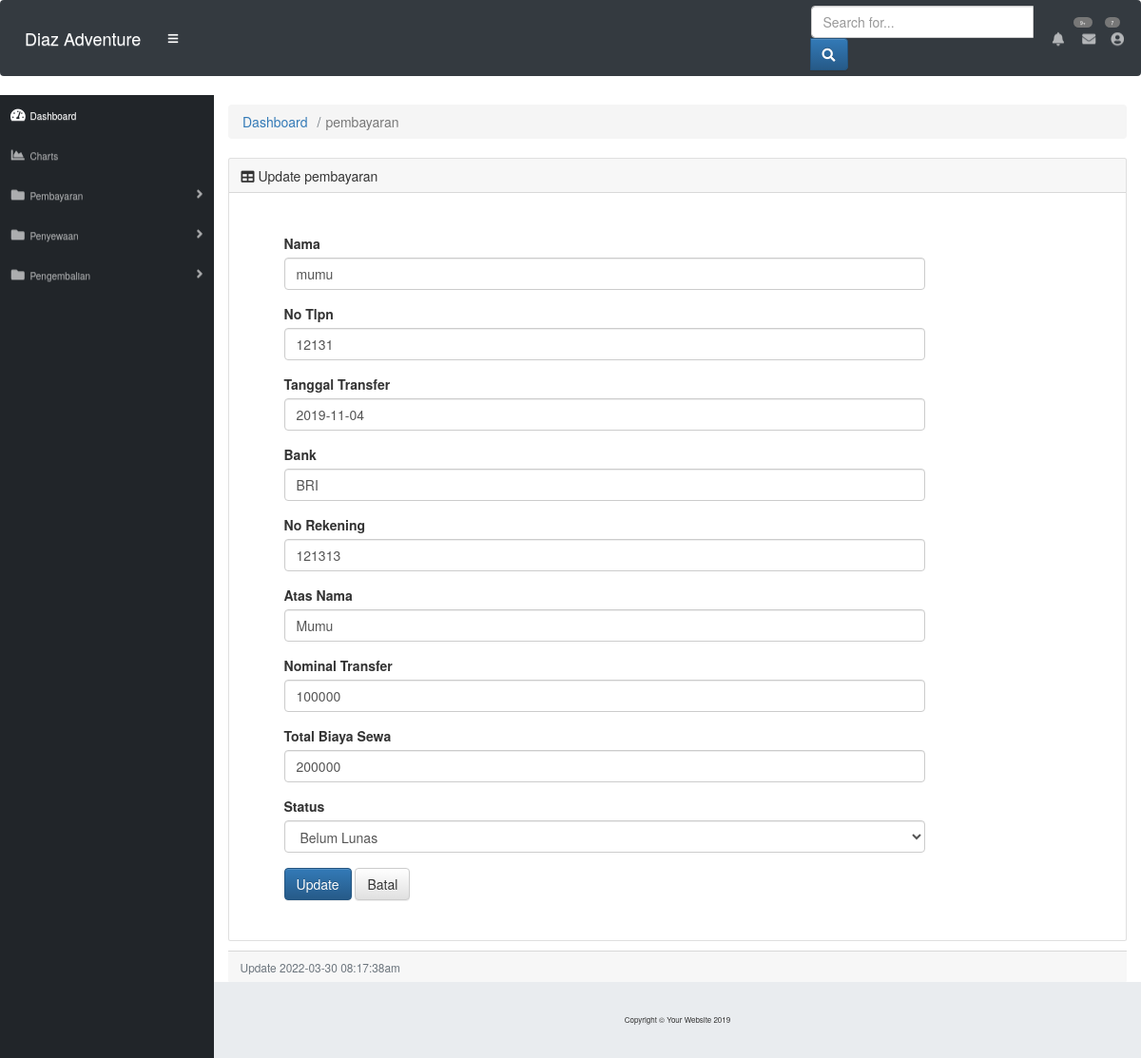
The page /pembayaran/edit/1 on the database its author committed.
### tables this page shows
CREATE TABLE `pembayaran` (
  `id_pembayaran` int(11) NOT NULL,
  `nama` varchar(80) NOT NULL,
  `no_tlpn` int(80) NOT NULL,
  `tgl_transfer` date NOT NULL,
  `bank` varchar(80) NOT NULL,
  `no_rekening` int(80) DEFAULT NULL,
  `atas_nama` varchar(100) NOT NULL,
  `nominal_tf` int(80) NOT NULL,
  `biaya_sewa` int(80) NOT NULL,
  `bukti_tf` varchar(255) NOT NULL,
  `status` varchar(80) NOT NULL
);

### application/controllers/pembayaran.php (called while the page is built, shortened)
<?php
class pembayaran extends CI_Controller {
	 function __construct()
	{
		$this->load->model('m_pembayaran');
	}
    public function edit($kode = 0){
		$this->load->model('m_pembayaran');
		$data_soal = $this->m_pembayaran->Ambil("where id_pembayaran = '$kode'")->result_array();
		$data = array(
			'id_pembayaran' => $data_soal[0]['id_pembayaran'],
			'nama' => $data_soal[0]['nama'],
			'no_tlpn' => $data_soal[0]['no_tlpn'],
			'tgl_transfer' => $data_soal[0]['tgl_transfer'],
			'bank' => $data_soal[0]['bank'],
			'no_rekening' => $data_soal[0]['no_rekening'],
			'atas_nama' => $data_soal[0]['atas_nama'],
			'nominal_tf' => $data_soal[0]['nominal_tf'],
			'biaya_sewa' => $data_soal[0]['biaya_sewa'],
			'bukti_tf' => $data_soal[0]['bukti_tf'],
			'status' => $data_soal[0]['status'],
		);
		$this->load->view('admin/v_laporan_pembayaran', $data);
	}
}

### index.php (called while the page is built, shortened)
<?php
require_once BASEPATH.'core/CodeIgniter.php';

### application/models/m_pembayaran.php (called while the page is built, shortened)
<?php
class M_pembayaran extends CI_Model {
	public function Ambil($where= "") {
      $data = $this->db->query('select * from pembayaran '.$where);
      return $data;
  }
}

### application/views/admin/v_laporan_pembayaran.php (the view, shortened to what this page needs)
<!DOCTYPE html>
<html lang="en">
<head>
  <link href="<?php echo base_url().'assets/sbadmin/vendor/fontawesome-free/css/all.min.css'?>" rel="stylesheet" type="text/css">
  <link href="<?php echo base_url().'assets/sbadmin/vendor/datatables/dataTables.bootstrap4.css'?>" rel="stylesheet" >
  <link href="<?php echo base_url().'assets/sbadmin/css/sb-admin.css'?>" rel="stylesheet">
	<link rel="stylesheet" href="https://maxcdn.bootstrapcdn.com/bootstrap/3.3.6/css/bootstrap.min.css">
	<link rel="stylesheet" href="https://maxcdn.bootstrapcdn.com/bootstrap/3.3.6/css/bootstrap-theme.min.css">
</head>
	<body id="page-top">
	<nav class="navbar navbar-expand navbar-dark bg-dark static-top">
    <a class="navbar-brand mr-1" href="#">Diaz Adventure</a>
    <button class="btn btn-link btn-sm text-white order-1 order-sm-0" id="sidebarToggle" href="#">
      <i class="fas fa-bars"></i>
    </button>
    <form class="d-none d-md-inline-block form-inline ml-auto mr-0 mr-md-3 my-2 my-md-0">
      <div class="input-group">
      <input type="text" class="form-control" placeholder="Search for..." aria-label="Search" aria-describedby="basic-addon2">
      <div class="input-group-append">
        <button class="btn btn-primary" type="button">
        <i class="fas fa-search"></i>
        </button>
        </div>
      </div>
    </form>
    <ul class="navbar-nav ml-auto ml-md-0">
      <li class="nav-item dropdown no-arrow mx-1">
        <a class="nav-link dropdown-toggle" href="#" id="alertsDropdown" role="button" data-toggle="dropdown" aria-haspopup="true" aria-expanded="false">
        <i class="fas fa-bell fa-fw"></i>
        <span class="badge badge-danger">9+</span>
        </a>
      </li>
      <li class="nav-item dropdown no-arrow mx-1">
        <a class="nav-link dropdown-toggle" href="#" id="messagesDropdown" role="button" data-toggle="dropdown" aria-haspopup="true" aria-expanded="false">
          <i class="fas fa-envelope fa-fw"></i>
          <span class="badge badge-danger">7</span>
        </a>
      </li>
      <li class="nav-item dropdown no-arrow">
        <a class="nav-link dropdown-toggle" href="#" id="userDropdown" role="button" data-toggle="dropdown" aria-haspopup="true" aria-expanded="false">
          <i class="fas fa-user-circle fa-fw"></i>
        </a>
      </li>
    </ul>
</nav>
	<div id="wrapper">
	<ul class="sidebar navbar-nav">
      <li class="nav-item active">
        <a class="nav-link" href="<?php echo site_url('Dasboard/admin') ?>">
          <i class="fas fa-fw fa-tachometer-alt"></i>
          <span>Dashboard</span>
        </a>
      </li>
	  <li class="nav-item">
        <a class="nav-link" href="#">
          <i class="fas fa-fw fa-chart-area"></i>
          <span>Charts</span></a>
      </li>
      <li class="nav-item dropdown">
        <a class="nav-link dropdown-toggle" href="#" id="pagesDropdown" role="button" data-toggle="dropdown" aria-haspopup="true" aria-expanded="false">
          <i class="fas fa-fw fa-folder"></i>
          <span>Pembayaran</span>
        </a>
      </li>
      <li class="nav-item dropdown">
        <a class="nav-link dropdown-toggle" href="#" id="pagesDropdown" role="button" data-toggle="dropdown" aria-haspopup="true" aria-expanded="false">
          <i class="fas fa-fw fa-folder"></i>
          <span>Penyewaan</span>
        </a>
      </li>
	   <li class="nav-item dropdown">
        <a class="nav-link dropdown-toggle" href="#" id="pagesDropdown" role="button" data-toggle="dropdown" aria-haspopup="true" aria-expanded="false">
          <i class="fas fa-fw fa-folder"></i>
          <span>Pengembalian</span>
        </a>
      </li>
    </ul>
	<div id="content-wrapper">
    <div class="container-fluid">
        <ol class="breadcrumb">
          <li class="breadcrumb-item">
            <a href="#">Dashboard</a>
          </li>
          <li class="breadcrumb-item active">pembayaran</li>
        </ol>
        <div class="card mb-3">
          <div class="card-header">
            <i class="fas fa-table"></i>
            Update pembayaran</div>
        <div class="card-body">
            <div class="table-responsive">
    <div class="col-md-10">
		<div class="row">
		  		<div class="col-md-12">
		  			<div class="content-box-large">
	<div class="panel-body">
		<form role="form" action="<?php echo base_url(); ?>pembayaran/update" method="POST" enctype="multipart/form-data">
	        <div class="panel-body">
                                    <form action="">
                                    <fieldset>
									<div class="form-group">
                                        <label>Nama</label>
                                        <input class="form-control" name="nama" value="<?php echo $nama; ?>" />
                                    </div>
                                     <div class="form-group">
                                        <label>No Tlpn</label>
                                        <input class="form-control" name="no_tlpn" value="<?php echo $no_tlpn; ?>" />
                                     </div>
                                    <div class="form-group">
                                        <label>Tanggal Transfer</label>
                                        <input class="form-control"  name="tgl_transfer" value="<?php echo $tgl_transfer; ?>" />
                                    </div>
                                    <div class="form-group">
                                        <label>Bank</label>
                                        <input class="form-control"  name="bank" value="<?php echo $bank; ?>">
                                    </div>
									   <div class="form-group">
                                        <label>No Rekening</label>
                                        <input class="form-control"   name="no_rekening" value="<?php echo $no_rekening; ?>">
                                      </div>
									<div class="form-group">
                                        <label>Atas Nama</label>
                                        <input class="form-control"   name="atas_nama" value="<?php echo $atas_nama; ?>">
                                    </div>
									<div class="form-group">
                                        <label>Nominal Transfer</label>
                                        <input class="form-control"   name="nominal_tf" value="<?php echo $nominal_tf; ?>">
                                    </div>
									<div class="form-group">
                                        <label>Total Biaya Sewa</label>
                                        <input class="form-control"   name="biaya_sewa" value="<?php echo $biaya_sewa; ?>">
                                    </div>
									<div class="form-group">
                                        <label>Status</label>
                                        <select class="form-control" name="status"value="<?php echo $status; ?>">
                                            <option> Belum Lunas </option>
                                        </select>
                                    </div>
									</fieldset>
									</form>
                    <div >
                        <i class="col-sm-offset-2 col-sm-10"></i>
                         <button type="submit" class="btn btn-primary">Update</button>
						<a class="btn btn-default" href="<?php echo base_url();?>pembayaran">Batal</a>
					</div>
            </div>
		</form>
	</div>
				</div>
				</div>
		</div>
    </div>
    </div>
            </div>
        </div>
          <div class="card-footer small text-muted"><?php echo "Update " . date("Y-m-d h:i:sa") . "<br>";?></div>
    </div>
    </div>
    </div>
      <footer class="sticky-footer">
        <div class="container my-auto">
          <div class="copyright text-center my-auto">
            <span>Copyright © Your Website 2019</span>
          </div>
        </div>
      </footer>
  </body>
</html>

### rows shown on the page
pembayaran: nama "mumu", no_tlpn "12131", tgl_transfer "2019-11-04", bank "BRI", no_rekening "121313", atas_nama "Mumu", nominal_tf "100000", biaya_sewa "200000", status "Belum Lunas"
